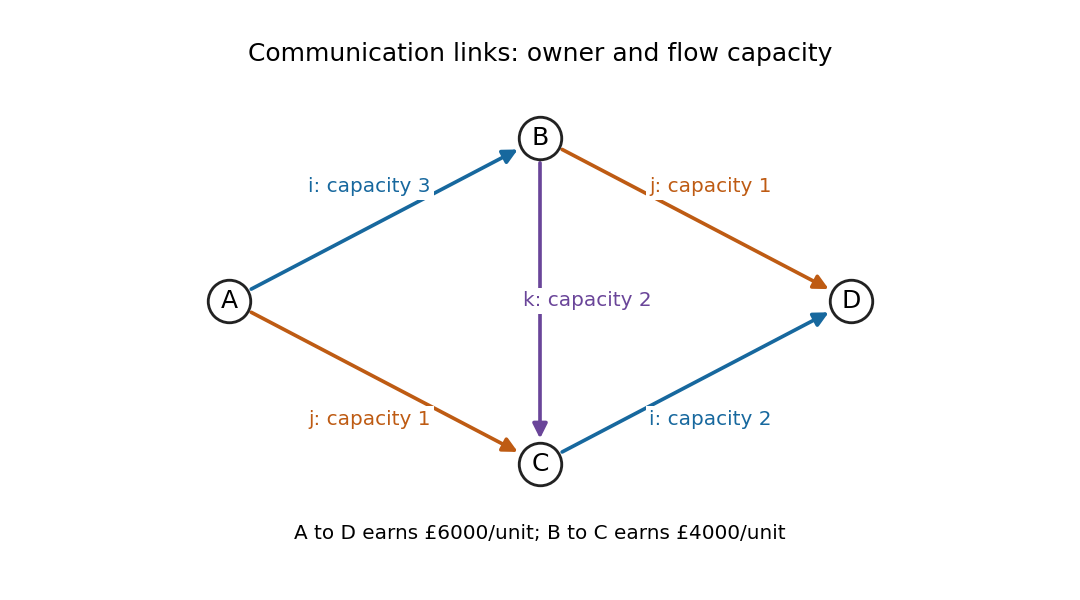

Write Python code to recreate this figure.
"""Draw the owned communication network. Tested with Python 3.14; NumPy/Matplotlib from root pyproject."""
from pathlib import Path
import matplotlib
matplotlib.use("Agg")
import matplotlib.pyplot as plt
from matplotlib.patches import FancyArrowPatch

def main():
    fig,ax=plt.subplots(figsize=(9,5),dpi=120,facecolor="white")
    ax.set_facecolor("white")
    positions={"A":(0,0),"B":(2.1,1.1),"C":(2.1,-1.1),"D":(4.2,0)}
    colors={"i":"#17689e","j":"#be5b13","k":"#6a4599"}
    edges=[("A","B","i",3,(-.10,.22)),("A","C","j",1,(-.10,-.25)),
           ("B","D","j",1,(.10,.22)),("C","D","i",2,(.10,-.25)),
           ("B","C","k",2,(.32,0))]
    for u,v,owner,capacity,offset in edges:
        p,q=positions[u],positions[v]
        ax.add_patch(FancyArrowPatch(p,q,arrowstyle="-|>",mutation_scale=18,
                                    linewidth=2.2,color=colors[owner],shrinkA=15,shrinkB=15))
        x,y=(p[0]+q[0])/2+offset[0],(p[1]+q[1])/2+offset[1]
        ax.text(x,y,f"{owner}: capacity {capacity}",fontsize=12,ha="center",va="center",
                color=colors[owner],bbox={"facecolor":"white","edgecolor":"none","pad":2})
    for name,(x,y) in positions.items():
        ax.scatter([x],[y],s=650,color="white",edgecolors="#222222",linewidths=1.7,zorder=4)
        ax.text(x,y,name,fontsize=15,ha="center",va="center",zorder=5)
    ax.text(2.1,1.62,"Communication links: owner and flow capacity",ha="center",fontsize=15)
    ax.text(2.1,-1.61,"A to D earns £6000/unit; B to C earns £4000/unit",
            ha="center",fontsize=12)
    ax.set_xlim(-.6,4.8);ax.set_ylim(-1.9,1.95);ax.set_aspect("equal");ax.axis("off")
    fig.subplots_adjust(left=.03,right=.97,bottom=.03,top=.98)
    fig.savefig(Path.cwd()/"paper-33-owned-network.png",dpi=120,facecolor="white",transparent=False)
    plt.close(fig)

if __name__=="__main__":
    main()
